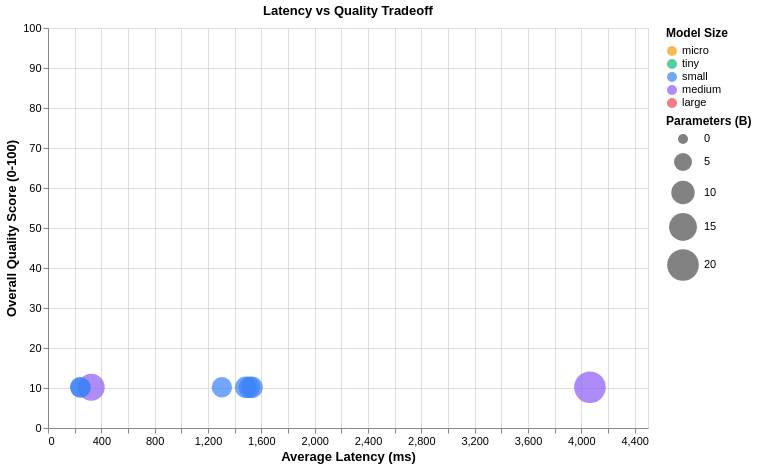

Vega-Lite specification for this chart:
### Vega-Lite specification from a JSON file in a GitHub repository (floating-point values rounded to 4 significant figures)
{"$schema": "https://vega.github.io/schema/vega-lite/v5.json", "title": "Latency vs Quality Tradeoff", "width": 600, "height": 400, "config": {"axis": {"labelFontSize": 11, "titleFontSize": 13}, "legend": {"labelFontSize": 11, "titleFontSize": 12}}, "data": {"values": [{"model": "qwen2.5:14b", "latency": 324.1, "quality": 10.18, "parameters": 14, "category": "medium"}, {"model": "gpt-oss:20b", "latency": 4065.0, "quality": 10.18, "parameters": 20, "category": "medium"}, {"model": "qwen2.5:7b", "latency": 239.9, "quality": 10.18, "parameters": 7, "category": "small"}, {"model": "command-r7b:latest", "latency": 1304.0, "quality": 10.18, "parameters": 7, "category": "small"}, {"model": "llama3.1:8b", "latency": 1531.0, "quality": 10.18, "parameters": 8, "category": "small"}, {"model": "cogito:8b", "latency": 1511.0, "quality": 10.17, "parameters": 8, "category": "small"}, {"model": "hermes3:8b", "latency": 1482.0, "quality": 10.17, "parameters": 8, "category": "small"}, {"model": "mistral:latest", "latency": 245.2, "quality": 10.13, "parameters": 7, "category": "small"}]}, "mark": {"type": "point", "filled": true}, "encoding": {"x": {"field": "latency", "type": "quantitative", "axis": {"title": "Average Latency (ms)"}, "scale": {"zero": false}}, "y": {"field": "quality", "type": "quantitative", "axis": {"title": "Overall Quality Score (0-100)"}, "scale": {"domain": [0, 100]}}, "size": {"field": "parameters", "type": "quantitative", "legend": {"title": "Parameters (B)"}, "scale": {"range": [100, 1000]}}, "color": {"field": "category", "type": "nominal", "legend": {"title": "Model Size"}, "scale": {"domain": ["micro", "tiny", "small", "medium", "large"], "range": ["#f59e0b", "#10b981", "#3b82f6", "#8b5cf6", "#ef4444"]}}, "tooltip": [{"field": "model", "type": "nominal", "title": "Model"}, {"field": "quality", "type": "quantitative", "title": "Quality", "format": ".1f"}, {"field": "latency", "type": "quantitative", "title": "Latency (ms)", "format": ".0f"}, {"field": "parameters", "type": "quantitative", "title": "Parameters (B)", "format": ".1f"}]}}
